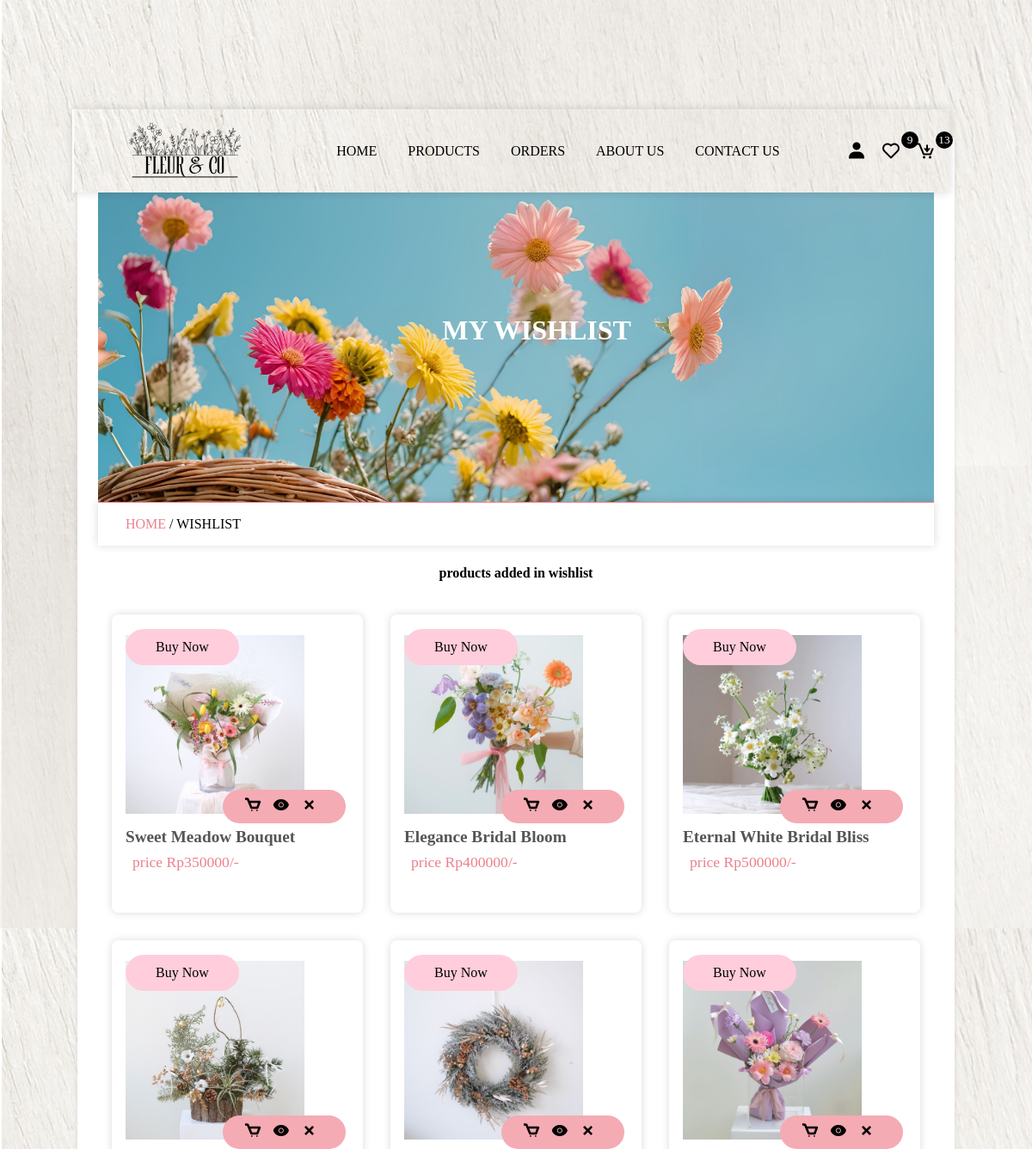
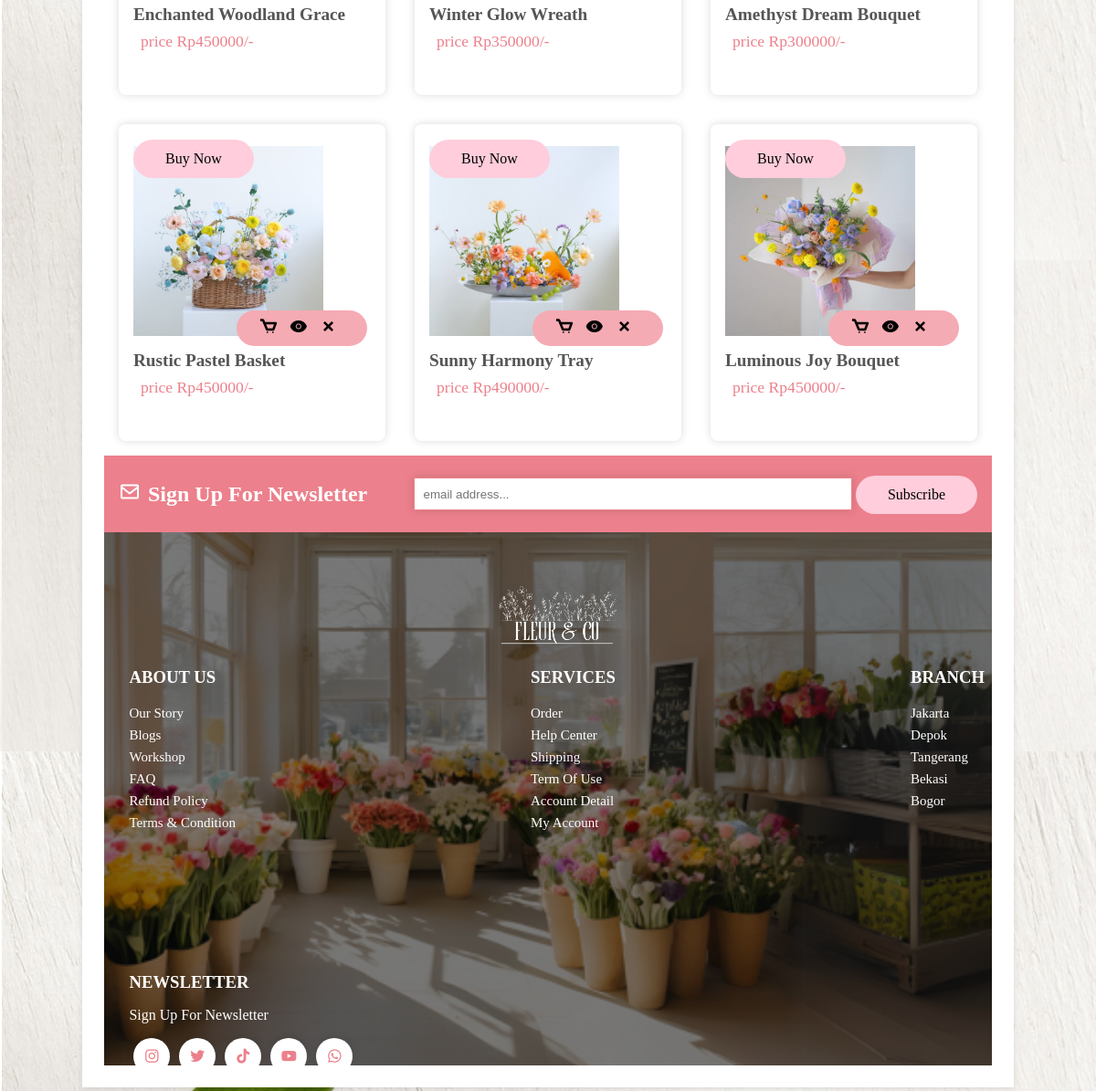
Page /wishlist.php on the committed database (2 pictures, top to bottom).
### tables this page shows
CREATE TABLE `wishlist` (
  `id` varchar(20) NOT NULL,
  `user_id` varchar(20) NOT NULL,
  `product_id` varchar(50) NOT NULL,
  `price` int(20) NOT NULL
);

CREATE TABLE `products` (
  `id` varchar(20) NOT NULL,
  `name` varchar(50) NOT NULL,
  `price` int(50) NOT NULL,
  `image` varchar(255) NOT NULL,
  `product_detail` varchar(1000) NOT NULL
);

### wishlist.php (the view, shortened to what this page needs)
<?php
    include 'components/connection.php';
    if (isset($_SESSION['user_id'])) {
        $user_id = $_SESSION['user_id'];
    }else{
        $user_id = '';
    }
?>
<!DOCTYPE html>
<html lang="en">
<head>
    <link href='https://unpkg.com/boxicons@2.1.4/css/boxicons.min.css' rel='stylesheet'>
</head>
<body>
    <?php include 'components/header.php'; ?>
    <div class="main">
        <div class="banner">
            <h1>my wishlist</h1>
        </div>
        <div class="title2">
            <a href="home.php">home </a><span>/ wishlist</span>
        </div>
        <section class="products">
            <h1 class="title">products added in wishlist</h1>
            <div class="box-container">
                <?php
                    $select_wishlist = $conn->prepare("SELECT * FROM `wishlist` WHERE user_id = ?");
                    $select_wishlist->execute([$user_id]);
                    if ($select_wishlist->rowCount()>0) {
                        while($fetch_wishlist = $select_wishlist->fetch(PDO::FETCH_ASSOC)) {
                            $select_products = $conn->prepare("SELECT * FROM `products` WHERE id= ?");
                            $select_products->execute([$fetch_wishlist['product_id']]);
                            if ($select_products->rowCount()> 0) {
                                $fetch_products = $select_products->fetch(PDO::FETCH_ASSOC)
                ?>
                <form method="post" action="" class="box">
                    <img src="img/<?=$fetch_products['image']; ?>" class="img">
                    <div class="button">
                        <button type="submit" name="add_to_cart"><i class="bx bx-cart"></i></button>
                        <a href="view_page.php?pid=<?php echo $fetch_products['id']; ?>" class="bx bxs-show"></a>
                        <button type="submit" name="delete_item" onclick="return confirm('delete this item');"><i class="bx bx-x"></i></button>
                    </div>
                    <h3 class="name"><?=$fetch_products['name']; ?></h3>
                    <div class="flex">
                        <p class="price">price Rp<?=$fetch_products['price']; ?>/-</p>
                    </div>
                    <a href="checkout.php?get_id=<?=$fetch_products['id']; ?>" class="btn">buy now</a>
                </form>
                <?php
                            }
                        }
                    }else{
                        echo '<p class="empty">no products added yet!</p>';
                    }
                ?>
            </div>
        </section>
        <?php include 'components/footer.php'; ?>
    </div>
</body>
</html>

### rows in the picture
wishlist: product.image (picture), product.name "Sweet Meadow Bouquet", product.price "350000"
wishlist: product.image (picture), product.name "Elegance Bridal Bloom", product.price "400000"
wishlist: product.image (picture), product.name "Eternal White Bridal Bliss", product.price "500000"
wishlist: product.image (picture), product.name "Enchanted Woodland Grace", product.price "450000"
wishlist: product.image (picture), product.name "Winter Glow Wreath", product.price "350000"
wishlist: product.image (picture), product.name "Amethyst Dream Bouquet", product.price "300000"
wishlist: product.image (picture), product.name "Rustic Pastel Basket", product.price "450000"
wishlist: product.image (picture), product.name "Sunny Harmony Tray", product.price "490000"
wishlist: product.image (picture), product.name "Luminous Joy Bouquet", product.price "450000"

### other values in the picture
$total_wishlist_items "9"
$total_cart_items "13"
